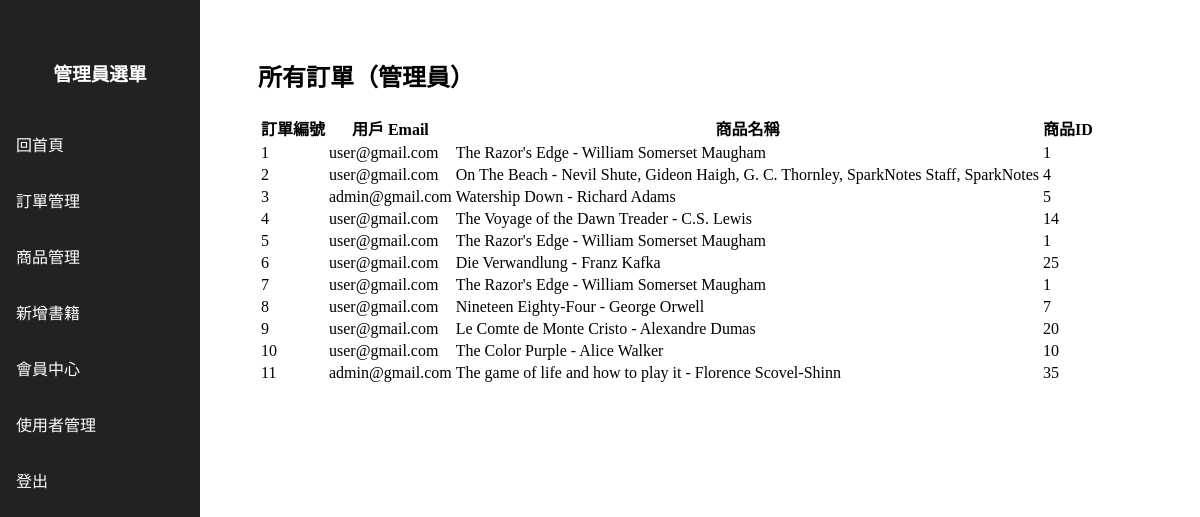
Page /admin/orders (signed in) on the earlier database version.
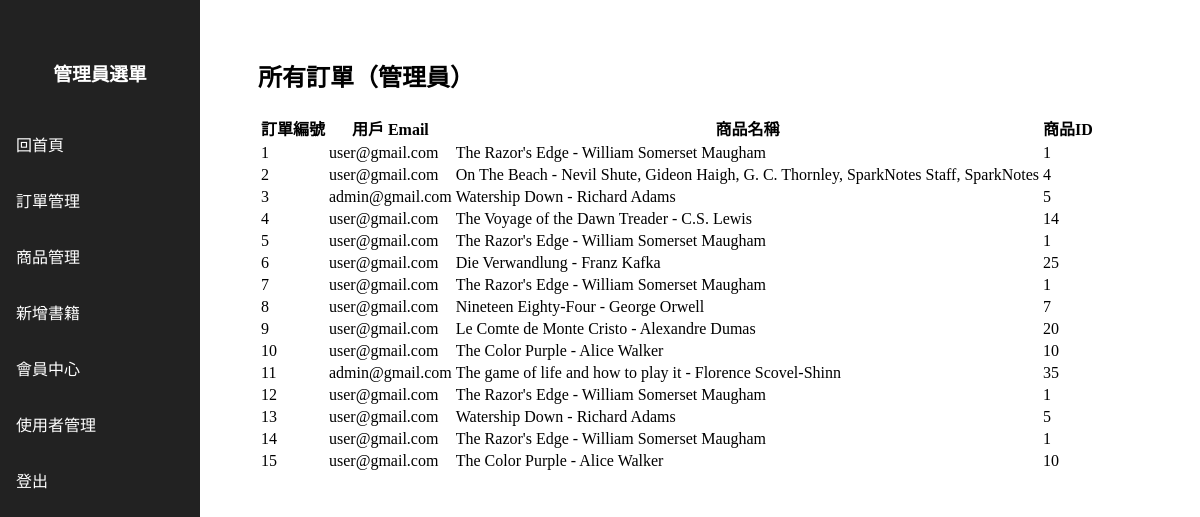
Same page on the later database version.
### tables this page shows
CREATE TABLE Orders
		(orderId INTEGER PRIMARY KEY AUTOINCREMENT,
		userId INTEGER,
		productId INTEGER,
		FOREIGN KEY(userId) REFERENCES users(userId),
		FOREIGN KEY(productId) REFERENCES products(productId)
		);

CREATE TABLE users  
		(userId INTEGER PRIMARY KEY, 
		password TEXT,
		email TEXT,
		firstName TEXT,
		lastName TEXT,
		address1 TEXT,
		address2 TEXT,
		zipcode TEXT,
		city TEXT,
		state TEXT,
		country TEXT, 
		phone TEXT
		, isAdmin INTEGER DEFAULT 0);

CREATE TABLE products
		(productId INTEGER PRIMARY KEY,
		name TEXT,
		price REAL,
		description TEXT,
		image TEXT,
		stock INTEGER,
		categoryId INTEGER, author TEXT,
		FOREIGN KEY(categoryId) REFERENCES categories(categoryId)
		);

### main.py (the view)
@app.route("/admin/orders")
def admin_orders():
    if not session.get('isAdmin'):
        return redirect(url_for('root'))
    orders = query_db("""
        SELECT Orders.orderId, users.email, products.name, Orders.productId
        FROM Orders
        JOIN users ON Orders.userId = users.userId
        JOIN products ON Orders.productId = products.productId
    """)
    return render_template("admin_orders.html", orders=orders)

### db.py (called while the page is built)
def query_db(query, args=(), one=False):
    with sqlite3.connect(DB_PATH) as conn:
        cur = conn.cursor()
        cur.execute(query, args)
        rv = cur.fetchall()
        return (rv[0] if rv else None) if one else rv

### templates/admin_orders.html
{% extends "admin.html" %}
{% block content %}
<h2>所有訂單（管理員）</h2>
<table>
    <tr>
        <th>訂單編號</th>
        <th>用戶 Email</th>
        <th>商品名稱</th>
        <th>商品ID</th>
    </tr>
    {% for order in orders %}
    <tr>
        <td>{{ order[0] }}</td>
        <td>{{ order[1] }}</td>
        <td>{{ order[2] }}</td>
        <td>{{ order[3] }}</td>
    </tr>
    {% endfor %}
</table>
{% endblock %}

### templates/admin.html (shortened to what this page needs)
<!DOCTYPE html>
<html>
<head>
    <link rel="stylesheet" href="{{ url_for('static', filename='css/admin.css') }}">
</head>
<body>
    <div class="admin-sidebar">
        <h3>管理員選單</h3>
        <a href="{{ url_for('root') }}">回首頁</a>
        <a href="{{ url_for('admin_orders') }}">訂單管理</a>
        <a href="{{ url_for('manageProducts') }}">商品管理</a>
        <a href="{{ url_for('search_books') }}">新增書籍</a>
        <a href="{{ url_for('profileHome') }}">會員中心</a>
        <a href="{{ url_for('admin_users') }}">使用者管理</a>
        <a href="{{ url_for('logout') }}">登出</a>
    </div>
    <div class="admin-main-content">
        {% block content %}{% endblock %}
    </div>
</body>
</html>

### static/css/admin.css (style rules this page uses)
.admin-sidebar { height: 100vh; width: 200px; position: fixed; left: 0; top: 0; background: #222; color: #fff; padding-top: 40px; z-index: 100; }
.admin-sidebar h3 { color: #fff; text-align: center; margin-bottom: 30px; }
.admin-sidebar a { display: block; color: #fff; padding: 16px; text-decoration: none; transition: background 0.2s; }
.admin-main-content { margin-left: 220px; padding: 30px; }

Differences in the rows shown:
added Orders: orderId "12", email "user@gmail.com", name "The Razor's Edge - William Somerset Maugham", productId "1"
added Orders: orderId "13", email "user@gmail.com", name "Watership Down - Richard Adams", productId "5"
added Orders: orderId "14", email "user@gmail.com", name "The Razor's Edge - William Somerset Maugham", productId "1"
added Orders: orderId "15", email "user@gmail.com", name "The Color Purple - Alice Walker", productId "10"
